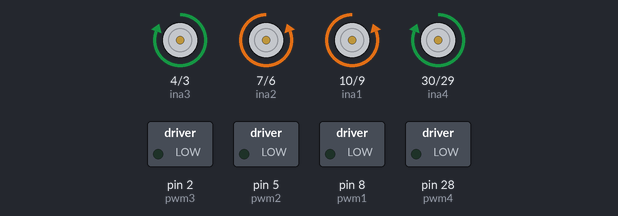
Simulated run of this sketch. Board: Arduino Mega 2560, built with avr-gcc and run on an emulated ATmega2560. On the bench: motor-driver pin pairs drawn as motors (green arrow = first pin HIGH = forward, orange = second pin HIGH = backward, longer = more drive), switched loads named in the sketch (green lamp = pin HIGH).

Above: at 1.5 s.
At 4.5 s:
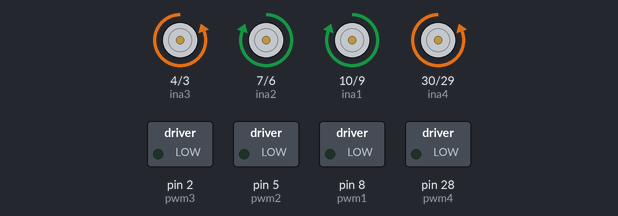
Timing chart, 0 to 5.6 s (numbered marks = the images above):
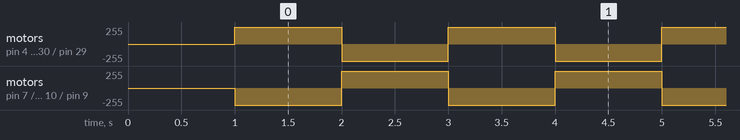

Measured:
- by itself, motor on pin 4 (ina3) / pin 3 (inb3), motor on pin 7 (ina2) / pin 6 (inb2), motor on pin 10 (ina1) / pin 9 (inb1), motor on pin 30 (ina4) / pin 29 (inb4): alternates forward 255/255 for 1.0 s and backward 255/255 for 1.0 s

The sketch:

prototyp2_AllTest.ino
```cpp
// motordrivre na doske
const int pwm1 = 8;
const int inb1 = 9;
const int ina1 = 10;

const int pwm2 = 5;
const int inb2 = 6;
const int ina2 = 7;

const int pwm3 = 2;
const int inb3 = 3;
const int ina3 = 4;

const int pwm4 = 28;
const int inb4 = 29;
const int ina4 = 30;

const int speed = 0;

void setup() {
  pinMode(pwm1, OUTPUT);
  pinMode(inb1, OUTPUT);
  pinMode(ina1, OUTPUT);

  pinMode(pwm2, OUTPUT);
  pinMode(inb2, OUTPUT);
  pinMode(ina2, OUTPUT);

  pinMode(pwm3, OUTPUT);
  pinMode(inb3, OUTPUT);
  pinMode(ina3, OUTPUT);

  pinMode(pwm4, OUTPUT);
  pinMode(inb4, OUTPUT);
  pinMode(ina4, OUTPUT);

  delay(1000);
}

void loop() {
  // vpred
  digitalWrite(ina1, LOW);
  digitalWrite(inb1, HIGH);
  analogWrite(pwm1,speed);

  digitalWrite(ina2, LOW);
  digitalWrite(inb2, HIGH);
  analogWrite(pwm2,speed);

  digitalWrite(ina3, HIGH);
  digitalWrite(inb3, LOW);
  analogWrite(pwm3,speed);

  digitalWrite(ina4, HIGH);
  digitalWrite(inb4, LOW);
  analogWrite(pwm4,speed);

  delay(1000);

  // vzad
  digitalWrite(ina1, HIGH);
  digitalWrite(inb1, LOW);
  analogWrite(pwm1,speed);

  digitalWrite(ina2, 1);
  digitalWrite(inb2, 0);
  analogWrite(pwm2,speed);

  digitalWrite(ina3, LOW);
  digitalWrite(inb3, HIGH);
  analogWrite(pwm3,speed);

  digitalWrite(ina4, 0);
  digitalWrite(inb4, 1);
  analogWrite(pwm4,speed);

  delay(1000);
}
```
